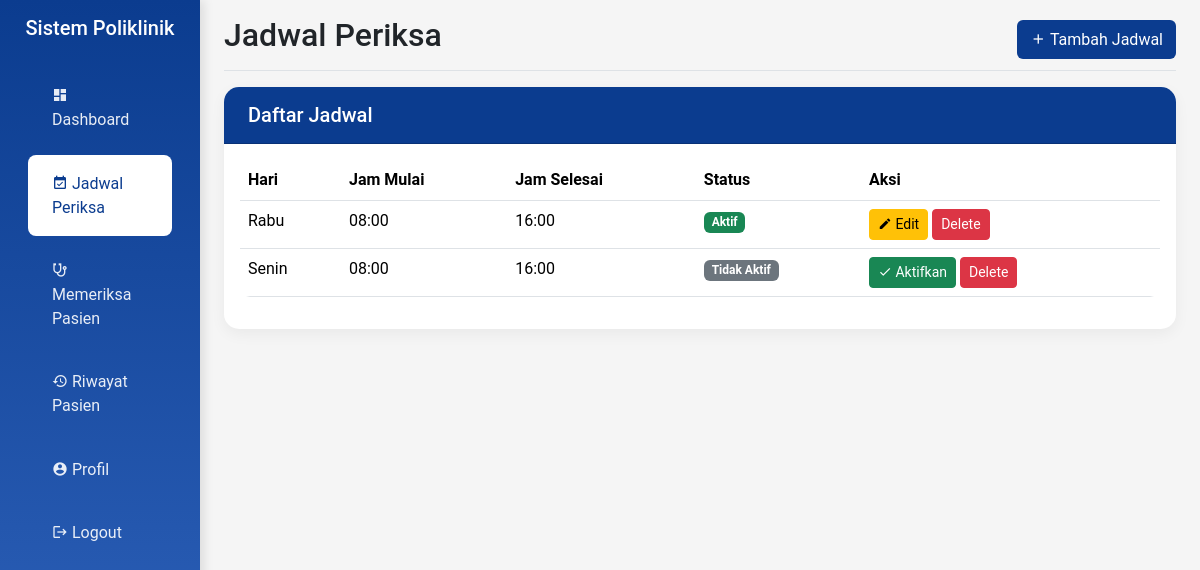
Screenshot of /hospital/dokter/jadwal_periksa.php (signed in) with the database file from the repository.
### tables this page shows
CREATE TABLE IF NOT EXISTS `jadwal_periksa` (
  `id` int NOT NULL AUTO_INCREMENT,
  `id_dokter` int NOT NULL,
  `hari` varchar(10) NOT NULL,
  `jam_mulai` time NOT NULL,
  `jam_selesai` time NOT NULL,
  `status` tinyint(1) DEFAULT '0',
  `deleted_at` timestamp NULL DEFAULT NULL,
  PRIMARY KEY (`id`) USING BTREE,
  KEY `id_dokter` (`id_dokter`) USING BTREE,
  CONSTRAINT `jadwal_periksa_ibfk_1` FOREIGN KEY (`id_dokter`) REFERENCES `dokter` (`id`) ON DELETE RESTRICT ON UPDATE RESTRICT
);

### hospital/dokter/jadwal_periksa.php (the view, shortened to what this page needs)
<?php
include '../config/koneksi.php';
$dokter_id = $_SESSION['dokter_id'];
$sql_jadwal = "SELECT * FROM jadwal_periksa
                WHERE id_dokter = ?
                AND deleted_at IS NULL
                ORDER BY hari";
$stmt_jadwal = $conn->prepare($sql_jadwal);
$stmt_jadwal->bind_param("i", $dokter_id);
$stmt_jadwal->execute();
$jadwal_result = $stmt_jadwal->get_result();
include 'include/header.php';
?>
<main class="col-md-9 ms-sm-auto col-lg-10 px-md-4">
    <div class="d-flex justify-content-between flex-wrap flex-md-nowrap align-items-center pt-3 pb-2 mb-3 border-bottom">
        <h1 class="h2">Jadwal Periksa</h1>
        <button class="btn btn-cyan" data-bs-toggle="modal" data-bs-target="#tambahJadwalModal">
            <i class="mdi mdi-plus"></i> Tambah Jadwal
        </button>
    </div>
    <div class="card">
        <div class="card-header">
            <h5 class="card-title mb-0">Daftar Jadwal</h5>
        </div>
        <div class="card-body">
            <div class="table-responsive">
                <table class="table table-hover">
                    <thead>
                        <tr>
                            <th>Hari</th>
                            <th>Jam Mulai</th>
                            <th>Jam Selesai</th>
                            <th>Status</th>
                            <th>Aksi</th>
                        </tr>
                    </thead>
                    <tbody>
                        <?php while ($jadwal = $jadwal_result->fetch_assoc()): ?>
                            <tr>
                                <td><?= $jadwal['hari'] ?></td>
                                <td><?= substr($jadwal['jam_mulai'], 0, 5) ?></td>
                                <td><?= substr($jadwal['jam_selesai'], 0, 5) ?></td>
                                <td>
                                    <?php if ($jadwal['status']): ?>
                                        <span class="badge bg-success">Aktif</span>
                                    <?php else: ?>
                                        <span class="badge bg-secondary">Tidak Aktif</span>
                                    <?php endif; ?>
                                </td>
                                <td>
                                    <?php if (!$jadwal['status']): ?>
                                        <form method="POST" class="d-inline">
                                            <button type="submit" name="aktivasi_jadwal" class="btn btn-sm btn-success">
                                                <i class="mdi mdi-check"></i> Aktifkan
                                            </button>
                                        </form>
                                    <?php endif; ?>
                                    <?php if ($jadwal['status'] && date('l') !== $jadwal['hari']): ?>
                                        <button type="button" class="btn btn-sm btn-warning" data-bs-toggle="modal" data-bs-target="#editJadwalModal<?= $jadwal['id'] ?>">
                                            <i class="mdi mdi-pencil"></i> Edit
                                        </button>
                                    <?php endif; ?>
                                    <form action="" method="POST" style="display:inline;">
                                        <button type="submit" name="delete" class="btn btn-danger btn-sm">Delete</button>
                                    </form>
                                </td>
                            </tr>
                        <?php endwhile; ?>
                    </tbody>
                </table>
            </div>
        </div>
    </div>
</main>
<?php include 'include/footer.php'; ?>

### hospital/dokter/include/header.php (style rules this page uses)
:root { --cyan-primary: #0B3C8F; --cyan-secondary: #3165BEFF; --cyan-light: #5985D0FF; }
body { font-family: 'Roboto', sans-serif; background-color: #f5f5f5; }
.card { border: none; border-radius: 15px; box-shadow: 0 5px 15px rgba(0, 0, 0, 0.05); transition: transform 0.3s ease; }
.card-header { background-color: var(--cyan-primary); color: white; border-radius: 15px 15px 0 0 !important; padding: 1rem 1.5rem; }
.table { border-radius: 10px; overflow: hidden; }
.btn-cyan { background-color: var(--cyan-primary); color: white; }

### rows the page displays
jadwal_periksa: hari "Rabu", jam_mulai "08:00", jam_selesai "16:00", status "Aktif"
jadwal_periksa: hari "Senin", jam_mulai "08:00", jam_selesai "16:00", status "Tidak Aktif"
